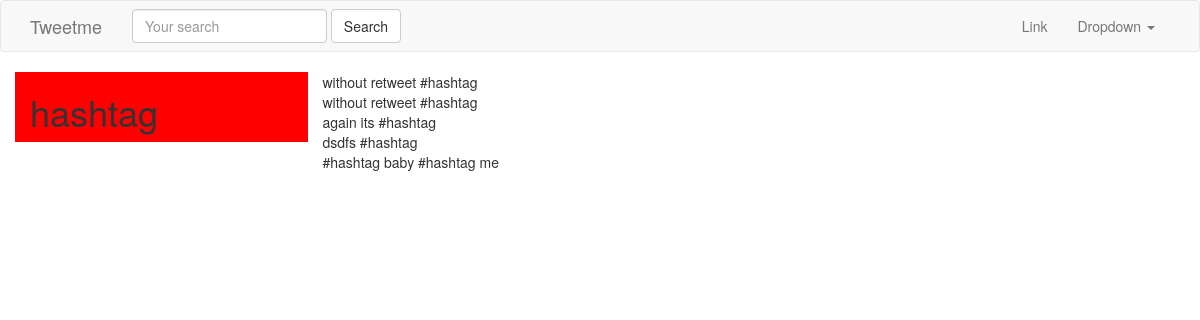
The app's page /tags/hashtag/, older data.
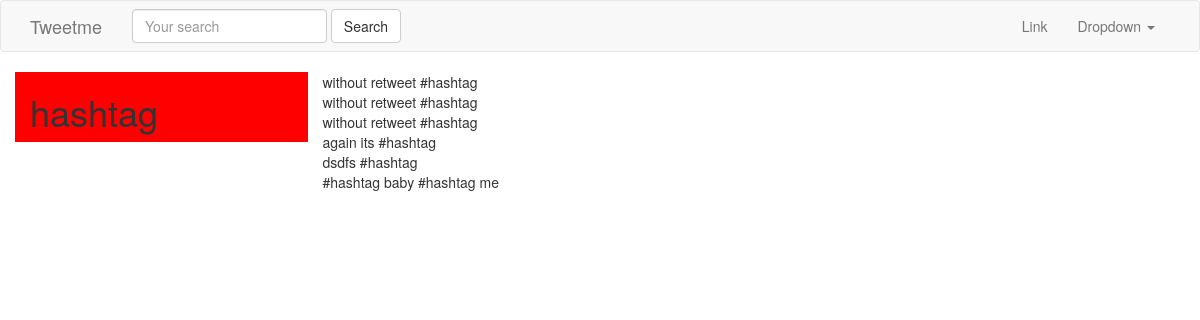
The same page, newer data.
### tweets/models.py (models this page shows, shortened)
class Tweet(models.Model):
    parent = models.ForeignKey("self" , on_delete = models.CASCADE , blank = True , null = True)
    user = models.ForeignKey(settings.AUTH_USER_MODEL , on_delete = models.CASCADE)
    content = models.CharField(max_length=140 , validators=[validate_content])
    timestamp = models.DateTimeField(auto_now_add=True)
    updated = models.DateTimeField(auto_now=True)
    objects = TweetManager()

### hashtag/views.py (the view)
# urls.py: url(r'^tags/(?P<hashtag>.*)/$', HashtagView.as_view(), name='hashtag'),
class HashtagView(View):
    def get(self , request , hashtag , *args , **kwargs):
        hash_obj , created = Hashtag.objects.get_or_create(tag=hashtag)
        return render(request , "hashtags/tag_view.html" , {"obj" : hash_obj})

### hashtag/models.py (called while the page is built)
    def get_tweet(self):
        return Tweet.objects.filter(content__icontains = "#"+self.tag).order_by("-timestamp")

### hashtag/templates/hashtags/tag_view.html
{% extends "base.html" %}
{% block content %}
    <div class='row'>
        <div class='col-sm-3 col-xs-12' style='background-color:red;'>
        <h1>{{ obj.tag }}</h1>
        </div>
        <div class='col-sm-9 '>
            {% for tweet in obj.get_tweet %}
                {{ tweet.content }}<br/>
            {% endfor %}
        </div>
    </div>
{% endblock content %}

Row changes from the older to the newer data that the page shows:
added Tweet: content "without retweet #hashtag"
